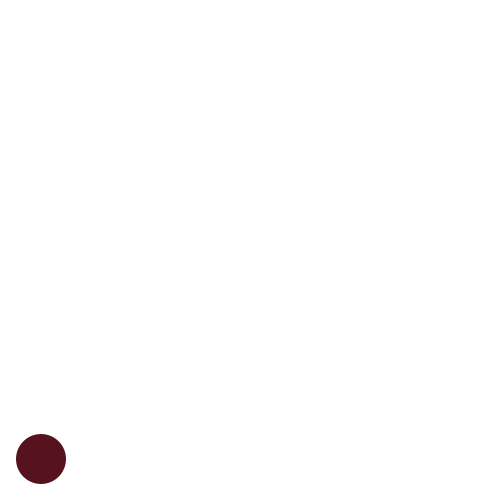
Frame 1 (no input)
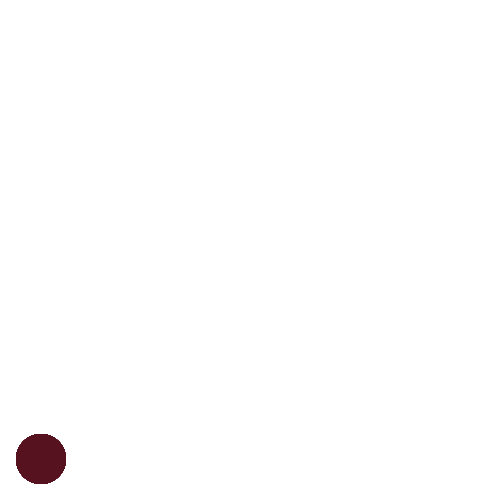
Frame 60 (the mouse pressed at the canvas centre just before this capture)
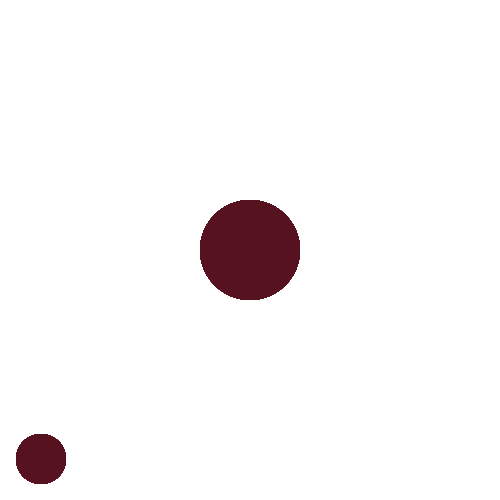
Frame 120 (the mouse held since frame 60 and released just before this capture)

The Processing sketch that drew these frames (run headless with seeded random() and noise(); from frame 60 on, the mouse is pressed at the canvas centre):

// Processing sketch: build
// ── build.pde

// This is array - Understanding variables
color[] colors = {#76C3AF, #FFD9DA, #1B1464};
int[] integers = {0, 1, 2};

int variable = 0;
int[] variables;
int[] variables2 = {0, 1, 2};

// Color picker
color[] palette = {#56121F, #73737D, #181A1A, #D47450, #E882E8, #E1489B, #325870, #916A7A, #9B9560, #5A6C5D, #77BCC6, #ACAC75, #CEA47F, #998059, #658F22, #010000, #29AABA, #258A83, #28A97F, #C1361A, #1F4A56, #8D7C2A, #AC458F, #252B2C, #B87C64};

// Global scope
color selectedColor;
int index = 0;

void setup() {
  size(500, 500);
  background(255);

  //colorMode(HSB);
  //colorMode(RGB);

  variables = new int[100];
  selectedColor = palette[index];
}

void draw() {

  selectedColor = palette[index % palette.length]; // Questions?

  if(mousePressed){
    // RGBA - Default
    ellipseMode(CENTER);
    noStroke();
    strokeWeight(5);
    fill(selectedColor);
    ellipse(mouseX, mouseY, 100, 100);
  }

  // Color preview and Tinting
  float size = 50;
  ellipseMode(CORNER);
  fill(selectedColor);
  noStroke();
  ellipse(16, height - size - 16, size, size);
}

void keyReleased(){
  println("You just pressed the mouse");

  index += 1;
}
